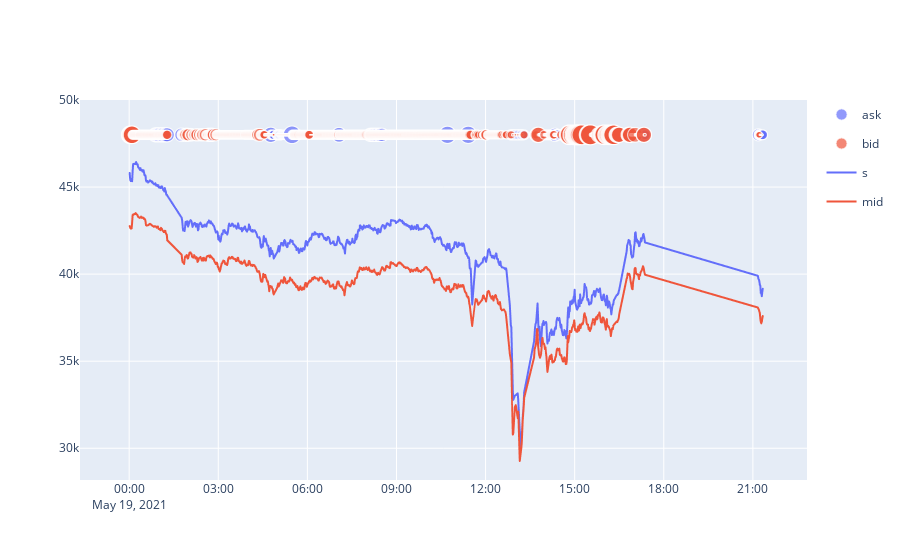

The code cell stored with this chart in its notebook:
### Code cell
fig3.show()

### Figure 1 — Plotly figure (JSON) as saved in the notebook; plotly's stock layout.template omitted (floating-point values rounded to 4 significant figures; data arrays with more than 128 entries replaced by an {"elided": "..."} marker saying what was removed)
{"data": [{"hovertemplate": "<b>%{hovertext}</b><br><br>type=ask<br>index=%{x}<br>strike=%{y}<br>amount=%{marker.size}<extra></extra>", "hovertext": {"elided": "932 float values"}, "legendgroup": "ask", "marker": {"color": "#636efa", "size": {"elided": "932 float values"}, "sizemode": "area", "sizeref": 0.1313, "symbol": "circle"}, "mode": "markers", "name": "ask", "showlegend": true, "type": "scattergl", "x": {"elided": "932 str values"}, "xaxis": "x", "y": {"elided": "932 int values"}, "yaxis": "y"}, {"hovertemplate": "<b>%{hovertext}</b><br><br>type=bid<br>index=%{x}<br>strike=%{y}<br>amount=%{marker.size}<extra></extra>", "hovertext": {"elided": "932 float values"}, "legendgroup": "bid", "marker": {"color": "#EF553B", "size": {"elided": "932 float values"}, "sizemode": "area", "sizeref": 0.1313, "symbol": "circle"}, "mode": "markers", "name": "bid", "showlegend": true, "type": "scattergl", "x": {"elided": "932 str values"}, "xaxis": "x", "y": {"elided": "932 int values"}, "yaxis": "y"}, {"hovertemplate": "variable=s<br>index=%{x}<br>value=%{y}<extra></extra>", "legendgroup": "s", "line": {"color": "#636efa", "dash": "solid"}, "marker": {"symbol": "circle"}, "mode": "lines", "name": "s", "showlegend": true, "type": "scattergl", "x": {"elided": "932 str values"}, "xaxis": "x", "y": {"elided": "932 float values"}, "yaxis": "y"}, {"hovertemplate": "variable=mid<br>index=%{x}<br>value=%{y}<extra></extra>", "legendgroup": "mid", "line": {"color": "#EF553B", "dash": "solid"}, "marker": {"symbol": "circle"}, "mode": "lines", "name": "mid", "showlegend": true, "type": "scattergl", "x": {"elided": "932 str values"}, "xaxis": "x", "y": {"elided": "932 float values"}, "yaxis": "y"}], "layout": {"autosize": true, "xaxis": {"autorange": true, "range": ["2021-05-18 22:31:54.3658", "2021-05-19 22:42:32.6265"], "type": "date"}, "yaxis": {"autorange": true, "range": [28110.0, 51180.0], "type": "linear"}}}
